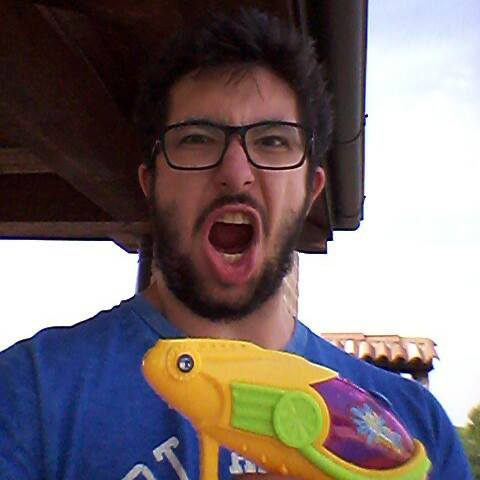
//> input picture OpenCV-Tutorials/Eroding_Dilating/Eroding_Dilating/foto.jpg, 480 x 480 px
$ ./main   (built with g++ and OpenCV 4)
//> lines starting //> are read from the running program, lines starting //| are printed output that depends on the picture
#include "opencv2/imgproc/imgproc.hpp"
#include "opencv2/imgcodecs.hpp"
#include "opencv2/highgui/highgui.hpp"
#include <stdlib.h>
#include <stdio.h>

using namespace cv;

Mat src, erosion_dst, dilation_dst;

int erosion_elem = 0;
int erosion_size = 0;
int dilation_elem = 0;
int dilation_size = 0;

int const max_elem = 2;
int const max_kernel_size = 21;

void Erosion(int, void*);
void Dilation(int, void*);

int main(int, char** argv)
{
	src = imread("foto.jpg");
//> src is the input picture: 480 rows x 480 cols, CV_8UC3; mean B, G, R 110.7, 109.4, 121.1

	if (src.empty())
	{
		return -1;
	}

	namedWindow("Erosion Demo", WINDOW_AUTOSIZE);
	namedWindow("Dilation Demo", WINDOW_AUTOSIZE);
	moveWindow("Dilation Demo", src.cols, 0);

	createTrackbar("Element:\n 0: Rect \n 1: Cross \n 2: Ellipse", "Erosion Demo",
		&erosion_elem, max_elem,
		Erosion);
//> slider 'Element:\n 0: Rect \n 1: Cross \n' is set to 1
	createTrackbar("Kernel size:\n 2n +1", "Erosion Demo",
		&erosion_size, max_kernel_size,
		Erosion);
//> slider 'Kernel size:\n 2n +1' is set to 7
	createTrackbar("Element:\n 0: Rect \n 1: Cross \n 2: Ellipse", "Dilation Demo",
		&dilation_elem, max_elem,
		Dilation);
//> slider 'Element:\n 0: Rect \n 1: Cross \n' is set to 1
	createTrackbar("Kernel size:\n 2n +1", "Dilation Demo",
		&dilation_size, max_kernel_size,
		Dilation);
//> slider 'Kernel size:\n 2n +1' is set to 7

	Erosion(0, 0);
	Dilation(0, 0);

	waitKey(0);
	return 0;
}

void Erosion(int, void*)
{
	int erosion_type = 0;
	if (erosion_elem == 0)
	{
		erosion_type = MORPH_RECT;
	}
	else if (erosion_elem == 1)
	{
		erosion_type = MORPH_CROSS;
	}
	else if (erosion_elem == 2)
	{
		erosion_type = MORPH_ELLIPSE;
	}

	Mat element = getStructuringElement(erosion_type,
		Size(2 * erosion_size + 1, 2 * erosion_size + 1),
		Point(erosion_size, erosion_size));
	erode(src, erosion_dst, element);
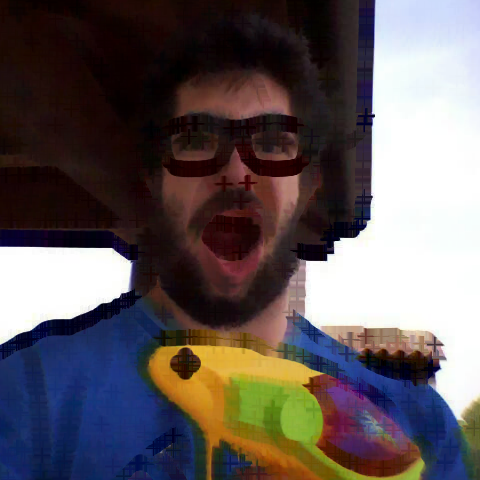
//> erosion_dst: 480 rows x 480 cols, CV_8UC3; mean B, G, R 90.3, 88.5, 97.5
	imshow("Erosion Demo", erosion_dst);
}


void Dilation(int, void*)
{
	int dilation_type = 0;
	if (dilation_elem == 0)
	{
		dilation_type = MORPH_RECT;
	}
	else if (dilation_elem == 1)
	{
		dilation_type = MORPH_CROSS;
	}
	else if (dilation_elem == 2)
	{
		dilation_type = MORPH_ELLIPSE;
	}

	Mat element = getStructuringElement(dilation_type,
		Size(2 * dilation_size + 1, 2 * dilation_size + 1),
		Point(dilation_size, dilation_size));

	dilate(src, dilation_dst, element);
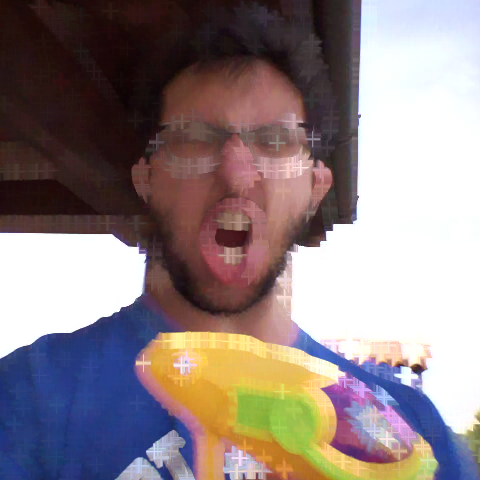
//> dilation_dst: 480 rows x 480 cols, CV_8UC3; mean B, G, R 130.6, 129.9, 143.5
	imshow("Dilation Demo", dilation_dst);
}
